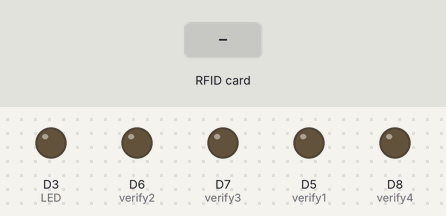
A sketch run on a simulated ESP8266 (NodeMCU). Parts: output pins drawn as LEDs (lit = HIGH). The inputs (shaded band) are chosen by the test bench. WiFi joins after 1.5 s; servers stay silent unless stated; what the sketch prints to the serial monitor is not drawn.

Above: at 3.2 s.
3.3 s: RFID card 03 96 DE B6 held to the reader
At 4.1 s:
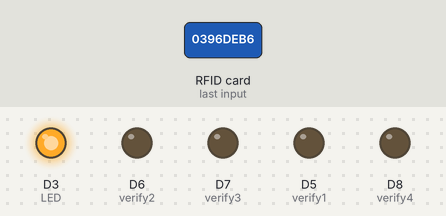
4.8 s: RFID card 53 B7 DA 0E held to the reader
At 5.3 s:
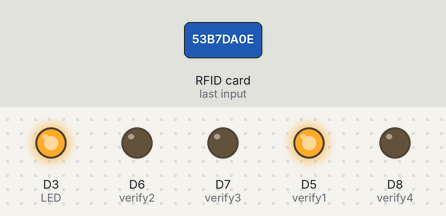
6.3 s: RFID card 04 CB D5 DA AB 5C 80 held to the reader
At 7.7 s:
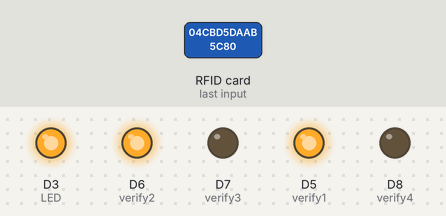
Timing chart, 0 to 9.3 s (numbered marks = the images above; inputs shaded):
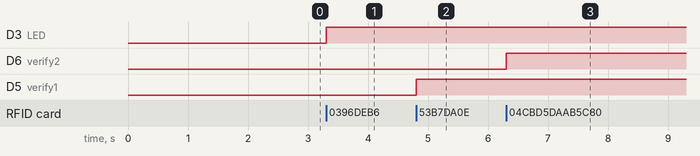

Measured:
- after the input at 3.3 s, D3 (LED): LOW → HIGH at once
- after the input at 4.8 s, D5 (verify1): LOW → HIGH at once
- after the input at 6.3 s, D6 (verify2): LOW → HIGH at once

The sketch:

program_4.ino
```cpp
#include <ESP8266WebServer.h>

#include <Wire.h>

#include <PN532_I2C.h>

#include <PN532.h>

#include <NfcAdapter.h>

PN532_I2C pn532_i2c (Wire) ;

NfcAdapter nfc = NfcAdapter (pn532_i2c);

String tag_on = "03 96 DE B6";

String tag_off_1 = "53 B7 DA 0E";

String tag_off_2 = "04 CB D5 DA AB 5C 80";

String tag_off_3 = "04 7C D4 DA AB 5C 80";

String tag_off_4 = "04 80 D4 DA AB 5C 80";

# define LED  D3
# define verify1 D5
# define verify2 D6
# define verify3 D7
# define verify4 D8

const char* ssid = "vivo Y33s";
const char* password = "pipe0102";

ESP8266WebServer server(80);

void handleRoot() {
  server.send(200, "text/plain", "Hola desde ESP8266!");
}

void handlePost() {
  digitalWrite(LED, HIGH);
  String message = server.arg("message");
  Serial.println("Mensaje recibido: " + message);
  server.send(200, "text/plain", "Mensaje recibido correctamente.");
}

void off() {
  digitalWrite(LED, LOW);
  String message = server.arg("message");
  Serial.println("Mensaje recibido: " + message);
  server.send(200, "text/plain", "Mensaje recibido correctamente.");
}

void setup() {
  pinMode(LED, OUTPUT);
  pinMode(verify1, OUTPUT);
  pinMode(verify2, OUTPUT);
  pinMode(verify3, OUTPUT);
  pinMode(verify4, OUTPUT);

  digitalWrite(LED, LOW);
  digitalWrite(verify1, LOW);
  digitalWrite(verify2, LOW);
  digitalWrite(verify3, LOW);
  digitalWrite(verify4, LOW);

  Serial.begin(115200);

  nfc.begin ();

  WiFi.begin(ssid, password);
  while (WiFi.status() != WL_CONNECTED) {
    delay(1000);
    Serial.println("Conectando al WiFi...");
  }

  Serial.println("Conectado al WiFi!");
  Serial.println("Dirección IP:");
   Serial.println(WiFi.localIP());
  server.on("/", HTTP_GET, handleRoot);
  server.on("/on", HTTP_POST, handlePost);
  server.on("/off", HTTP_POST, off);
  server.begin();
  Serial.println("Servidor HTTP iniciado.");
}

void loop() {
  server.handleClient();
  if (nfc.tagPresent ())
  {
    NfcTag tag = nfc.read ();
    if(tag.getUidString() == tag_on){
      digitalWrite(LED, HIGH);
    }
    if(tag.getUidString() == tag_off_1 && digitalRead(verify2) == 0 && digitalRead(verify3) == 0 && digitalRead(verify4) == 0 && digitalRead(LED) == 1){
      digitalWrite(verify1, HIGH);
    }
    if(tag.getUidString() == tag_off_2 && digitalRead(verify1) == 1){
      digitalWrite(verify2, HIGH);
    }
    if(tag.getUidString() == tag_off_3 && digitalRead(verify2) == 1){
      digitalWrite(verify3, HIGH);
    }
    if(tag.getUidString() == tag_off_4 && digitalRead(verify3) == 1){
      digitalWrite(verify4, HIGH);
    }
    if(digitalRead(verify4))
    {
      delay(1000);
      digitalWrite(LED, LOW);
      digitalWrite(verify1, LOW);
      digitalWrite(verify2, LOW);
      digitalWrite(verify3, LOW);
      digitalWrite(verify4, LOW);
    }
  }
}
```
